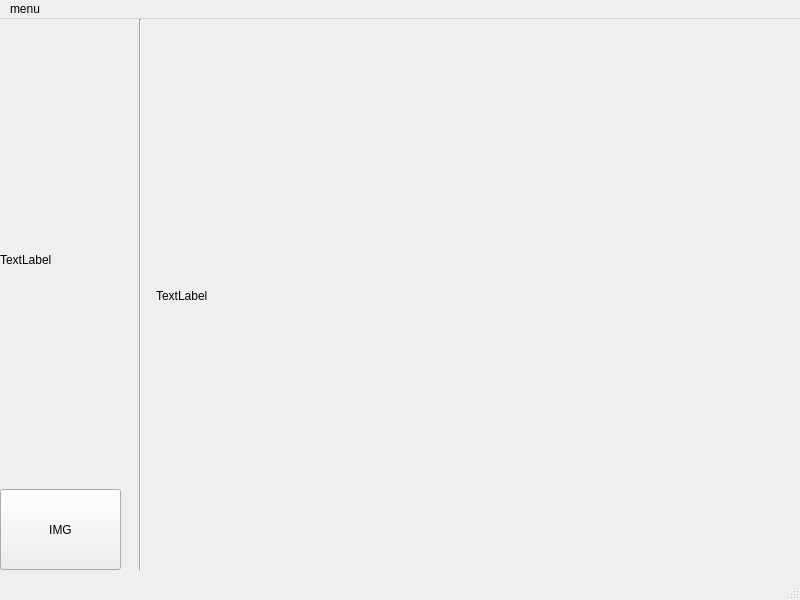
<?xml version="1.0" encoding="UTF-8"?>
<ui version="4.0">
 <class>MainWindow</class>
 <widget class="QMainWindow" name="MainWindow">
  <property name="geometry">
   <rect>
    <x>0</x>
    <y>0</y>
    <width>800</width>
    <height>600</height>
   </rect>
  </property>
  <property name="windowTitle">
   <string>MainWindow</string>
  </property>
  <widget class="QWidget" name="centralwidget">
   <widget class="QLabel" name="text_label">
    <property name="geometry">
     <rect>
      <x>0</x>
      <y>10</y>
      <width>141</width>
      <height>461</height>
     </rect>
    </property>
    <property name="mouseTracking">
     <bool>false</bool>
    </property>
    <property name="text">
     <string>TextLabel</string>
    </property>
    <property name="margin">
     <number>0</number>
    </property>
   </widget>
   <widget class="QPushButton" name="img_btn">
    <property name="geometry">
     <rect>
      <x>0</x>
      <y>470</y>
      <width>121</width>
      <height>81</height>
     </rect>
    </property>
    <property name="text">
     <string>IMG</string>
    </property>
   </widget>
   <widget class="QLabel" name="img_laebl">
    <property name="geometry">
     <rect>
      <x>156</x>
      <y>6</y>
      <width>641</width>
      <height>541</height>
     </rect>
    </property>
    <property name="text">
     <string>TextLabel</string>
    </property>
   </widget>
   <widget class="Line" name="line">
    <property name="geometry">
     <rect>
      <x>130</x>
      <y>0</y>
      <width>20</width>
      <height>551</height>
     </rect>
    </property>
    <property name="orientation">
     <enum>Qt::Vertical</enum>
    </property>
   </widget>
  </widget>
  <widget class="QMenuBar" name="menubar">
   <property name="geometry">
    <rect>
     <x>0</x>
     <y>0</y>
     <width>800</width>
     <height>25</height>
    </rect>
   </property>
   <widget class="QMenu" name="menuMenu">
    <property name="title">
     <string>menu</string>
    </property>
    <addaction name="exit_menu"/>
    <addaction name="separator"/>
    <addaction name="change_img_menu"/>
   </widget>
   <addaction name="menuMenu"/>
  </widget>
  <widget class="QStatusBar" name="statusbar"/>
  <action name="exit_menu">
   <property name="text">
    <string>exit</string>
   </property>
  </action>
  <action name="change_img_menu">
   <property name="text">
    <string>change_img</string>
   </property>
  </action>
 </widget>
 <resources/>
 <connections/>
</ui>
